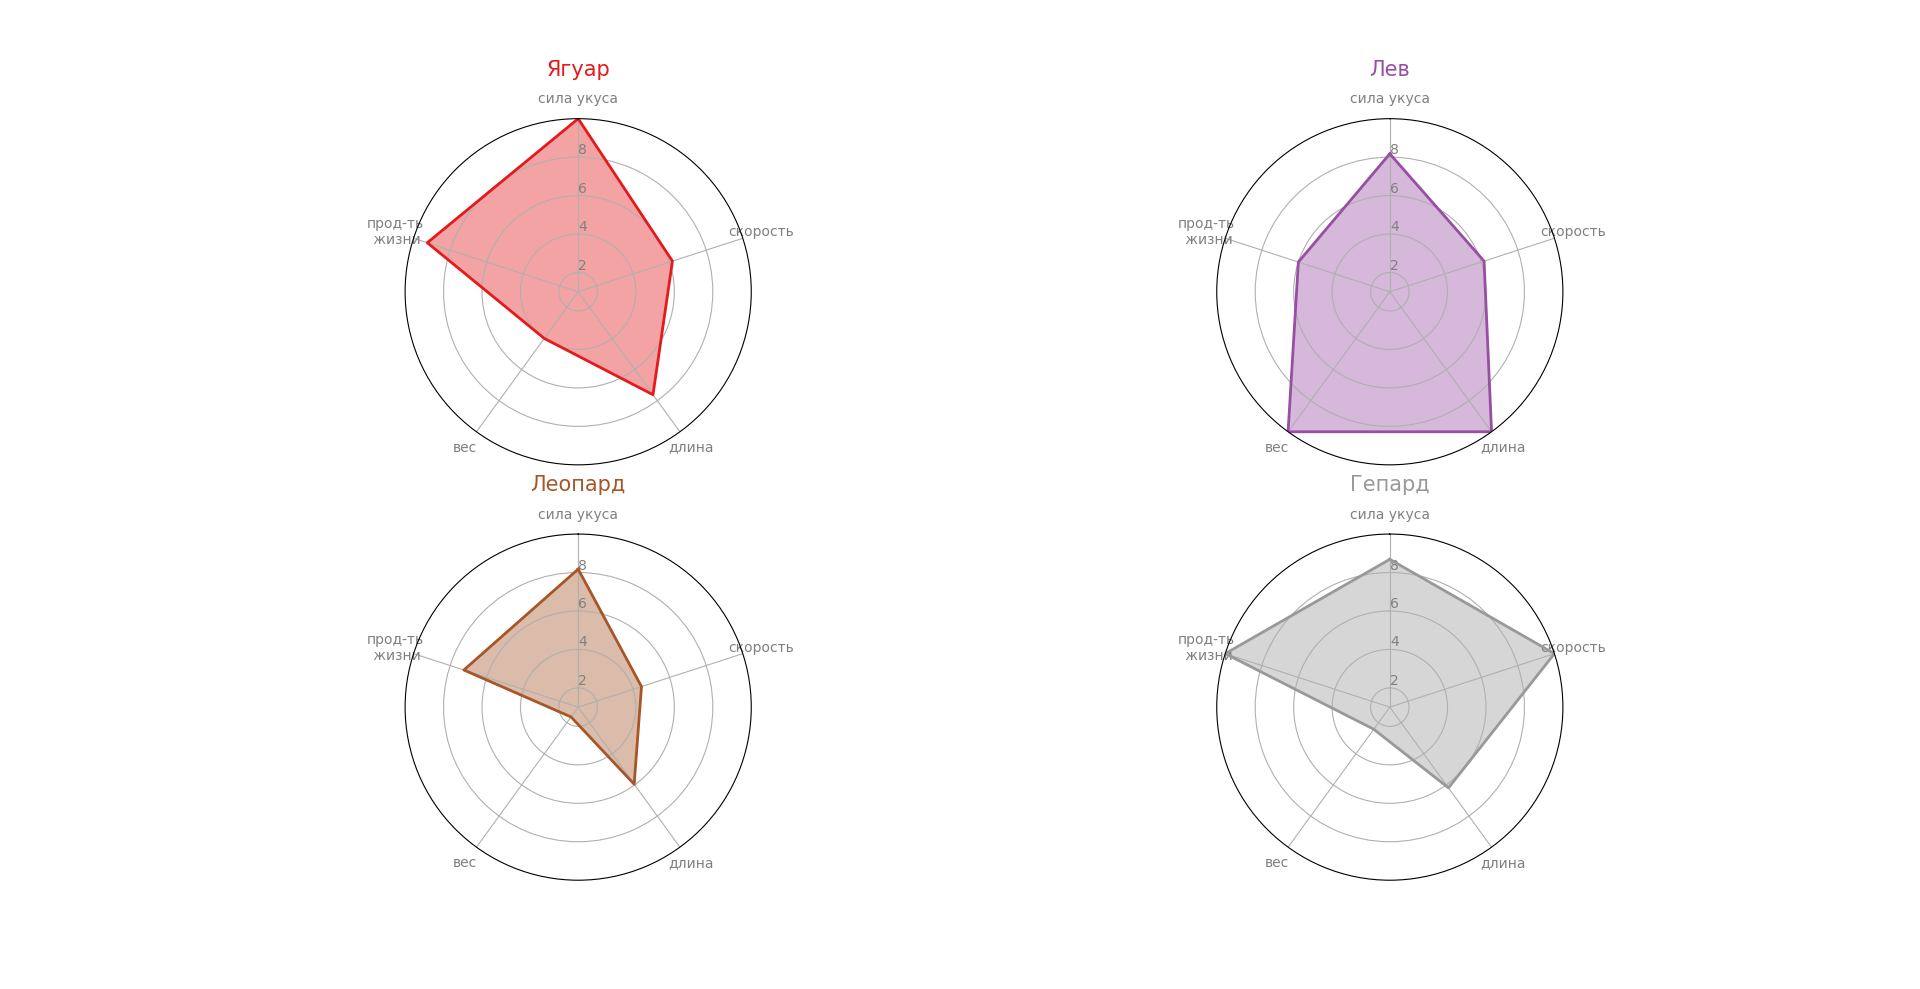

This figure's Python source:
# Libraries
import matplotlib.pyplot as plt
import pandas as pd
from math import pi

# Set data
df = pd.DataFrame({
    'вид': ['Ягуар', 'Лев', 'Леопард', 'Гепард'],
    'сила укуса': [137, 112, 112, 119],
    'скорость': [80, 80, 58, 130],
    'длина': [1.6, 2.1, 1.25, 1.3],
    'вес': [76, 190, 31, 46],
    'прод-ть\n жизни': [18.5, 12, 14.5, 20]
})

attr_cols = df.columns[1:]
for col in attr_cols:
    df[col] = 10 * (df[col] / max(df[col]))  # отнормировали данные, привели к 10-бальной шкале

def show_radar_plot(row, title, color):
    categories = list(df)[1:]
    N = len(categories)

    angles = [n / float(N) * 2 * pi for n in range(N)]
    angles += angles[:1]

    ax = plt.subplot(2, 2, row + 1, polar=True)
    ax.set_theta_offset(pi / 2)
    ax.set_theta_direction(-1)
    plt.xticks(angles[:-1], categories, color='grey', size=10)
    ax.set_rlabel_position(0)
    plt.yticks([2, 4, 6, 8], ["2", "4", "6", "8", ], color="grey", size=10)
    plt.ylim(1, 10)

    values = df.loc[row].drop('вид').values.flatten().tolist()
    values += values[:1]
    ax.plot(angles, values, color=color, linewidth=2, linestyle='solid')
    ax.fill(angles, values, color=color, alpha=0.4)

    plt.title(title, size=15, color=color, y=1.1)

plt.figure(figsize=(15, 15))

my_palette = plt.cm.get_cmap("Set1", len(df.index))

for row in range(0, len(df.index)):
    show_radar_plot(row=row, title=df['вид'][row], color=my_palette(row))
plt.show()
